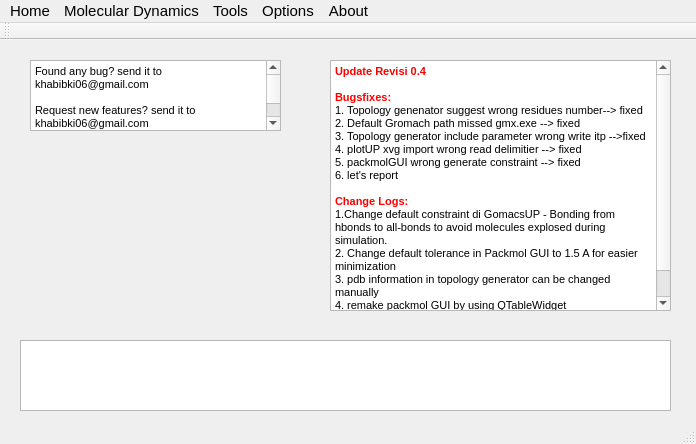
<?xml version="1.0" encoding="UTF-8"?>
<ui version="4.0">
 <class>GroUP</class>
 <widget class="QMainWindow" name="GroUP">
  <property name="geometry">
   <rect>
    <x>0</x>
    <y>0</y>
    <width>696</width>
    <height>444</height>
   </rect>
  </property>
  <property name="sizePolicy">
   <sizepolicy hsizetype="Fixed" vsizetype="Fixed">
    <horstretch>0</horstretch>
    <verstretch>0</verstretch>
   </sizepolicy>
  </property>
  <property name="windowTitle">
   <string>GroUP</string>
  </property>
  <widget class="QWidget" name="centralWidget">
   <widget class="QTextEdit" name="textEdit">
    <property name="enabled">
     <bool>true</bool>
    </property>
    <property name="geometry">
     <rect>
      <x>20</x>
      <y>300</y>
      <width>651</width>
      <height>71</height>
     </rect>
    </property>
    <property name="sizePolicy">
     <sizepolicy hsizetype="Preferred" vsizetype="Preferred">
      <horstretch>0</horstretch>
      <verstretch>0</verstretch>
     </sizepolicy>
    </property>
    <property name="readOnly">
     <bool>true</bool>
    </property>
   </widget>
   <widget class="QTextEdit" name="textEdit_2">
    <property name="enabled">
     <bool>true</bool>
    </property>
    <property name="geometry">
     <rect>
      <x>330</x>
      <y>20</y>
      <width>341</width>
      <height>251</height>
     </rect>
    </property>
    <property name="sizePolicy">
     <sizepolicy hsizetype="Preferred" vsizetype="Preferred">
      <horstretch>0</horstretch>
      <verstretch>0</verstretch>
     </sizepolicy>
    </property>
    <property name="readOnly">
     <bool>true</bool>
    </property>
    <property name="html">
     <string>&lt;!DOCTYPE HTML PUBLIC &quot;-//W3C//DTD HTML 4.0//EN&quot; &quot;http://www.w3.org/TR/REC-html40/strict.dtd&quot;&gt;
&lt;html&gt;&lt;head&gt;&lt;meta name=&quot;qrichtext&quot; content=&quot;1&quot; /&gt;&lt;style type=&quot;text/css&quot;&gt;
p, li { white-space: pre-wrap; }
&lt;/style&gt;&lt;/head&gt;&lt;body style=&quot; font-family:'MS Shell Dlg 2'; font-size:8.25pt; font-weight:400; font-style:normal;&quot;&gt;
&lt;p style=&quot; margin-top:0px; margin-bottom:0px; margin-left:0px; margin-right:0px; -qt-block-indent:0; text-indent:0px;&quot;&gt;&lt;span style=&quot; font-weight:600; color:#ff0000;&quot;&gt;Update Revisi 0.4&lt;/span&gt;&lt;/p&gt;
&lt;p style=&quot;-qt-paragraph-type:empty; margin-top:0px; margin-bottom:0px; margin-left:0px; margin-right:0px; -qt-block-indent:0; text-indent:0px;&quot;&gt;&lt;br /&gt;&lt;/p&gt;
&lt;p style=&quot; margin-top:0px; margin-bottom:0px; margin-left:0px; margin-right:0px; -qt-block-indent:0; text-indent:0px;&quot;&gt;&lt;span style=&quot; font-weight:600; color:#ff0000;&quot;&gt;Bugsfixes:&lt;/span&gt;&lt;/p&gt;
&lt;p style=&quot; margin-top:0px; margin-bottom:0px; margin-left:0px; margin-right:0px; -qt-block-indent:0; text-indent:0px;&quot;&gt;1. Topology genenator suggest wrong residues number--&amp;gt; fixed&lt;/p&gt;
&lt;p style=&quot; margin-top:0px; margin-bottom:0px; margin-left:0px; margin-right:0px; -qt-block-indent:0; text-indent:0px;&quot;&gt;2. Default Gromach path missed gmx.exe --&amp;gt; fixed&lt;/p&gt;
&lt;p style=&quot; margin-top:0px; margin-bottom:0px; margin-left:0px; margin-right:0px; -qt-block-indent:0; text-indent:0px;&quot;&gt;3. Topology generator include parameter wrong write itp --&amp;gt;fixed&lt;/p&gt;
&lt;p style=&quot; margin-top:0px; margin-bottom:0px; margin-left:0px; margin-right:0px; -qt-block-indent:0; text-indent:0px;&quot;&gt;4. plotUP xvg import wrong read delimitier --&amp;gt; fixed&lt;/p&gt;
&lt;p style=&quot; margin-top:0px; margin-bottom:0px; margin-left:0px; margin-right:0px; -qt-block-indent:0; text-indent:0px;&quot;&gt;5. packmolGUI wrong generate constraint --&amp;gt; fixed&lt;/p&gt;
&lt;p style=&quot; margin-top:0px; margin-bottom:0px; margin-left:0px; margin-right:0px; -qt-block-indent:0; text-indent:0px;&quot;&gt;6. let's report&lt;/p&gt;
&lt;p style=&quot;-qt-paragraph-type:empty; margin-top:0px; margin-bottom:0px; margin-left:0px; margin-right:0px; -qt-block-indent:0; text-indent:0px;&quot;&gt;&lt;br /&gt;&lt;/p&gt;
&lt;p style=&quot; margin-top:0px; margin-bottom:0px; margin-left:0px; margin-right:0px; -qt-block-indent:0; text-indent:0px;&quot;&gt;&lt;span style=&quot; font-weight:600; color:#ff0000;&quot;&gt;Change Logs:&lt;/span&gt;&lt;/p&gt;
&lt;p style=&quot; margin-top:0px; margin-bottom:0px; margin-left:0px; margin-right:0px; -qt-block-indent:0; text-indent:0px;&quot;&gt;1.Change default constraint di GomacsUP - Bonding from hbonds to all-bonds to avoid molecules explosed during simulation.&lt;/p&gt;
&lt;p style=&quot; margin-top:0px; margin-bottom:0px; margin-left:0px; margin-right:0px; -qt-block-indent:0; text-indent:0px;&quot;&gt;2. Change default tolerance in Packmol GUI to 1.5 A for easier minimization&lt;/p&gt;
&lt;p style=&quot; margin-top:0px; margin-bottom:0px; margin-left:0px; margin-right:0px; -qt-block-indent:0; text-indent:0px;&quot;&gt;3. pdb information in topology generator can be changed manually&lt;/p&gt;
&lt;p style=&quot; margin-top:0px; margin-bottom:0px; margin-left:0px; margin-right:0px; -qt-block-indent:0; text-indent:0px;&quot;&gt;4. remake packmol GUI by using QTableWidget&lt;/p&gt;
&lt;p style=&quot; margin-top:0px; margin-bottom:0px; margin-left:0px; margin-right:0px; -qt-block-indent:0; text-indent:0px;&quot;&gt;5. Builtin Text Editor&lt;/p&gt;
&lt;p style=&quot; margin-top:0px; margin-bottom:0px; margin-left:0px; margin-right:0px; -qt-block-indent:0; text-indent:0px;&quot;&gt;6. Many improvements in PlotUP.&lt;/p&gt;&lt;/body&gt;&lt;/html&gt;</string>
    </property>
   </widget>
   <widget class="QTextEdit" name="textEdit_3">
    <property name="geometry">
     <rect>
      <x>30</x>
      <y>20</y>
      <width>251</width>
      <height>71</height>
     </rect>
    </property>
    <property name="sizePolicy">
     <sizepolicy hsizetype="Preferred" vsizetype="Preferred">
      <horstretch>0</horstretch>
      <verstretch>0</verstretch>
     </sizepolicy>
    </property>
    <property name="readOnly">
     <bool>true</bool>
    </property>
    <property name="html">
     <string>&lt;!DOCTYPE HTML PUBLIC &quot;-//W3C//DTD HTML 4.0//EN&quot; &quot;http://www.w3.org/TR/REC-html40/strict.dtd&quot;&gt;
&lt;html&gt;&lt;head&gt;&lt;meta name=&quot;qrichtext&quot; content=&quot;1&quot; /&gt;&lt;style type=&quot;text/css&quot;&gt;
p, li { white-space: pre-wrap; }
&lt;/style&gt;&lt;/head&gt;&lt;body style=&quot; font-family:'MS Shell Dlg 2'; font-size:8.25pt; font-weight:400; font-style:normal;&quot;&gt;
&lt;p style=&quot; margin-top:0px; margin-bottom:0px; margin-left:0px; margin-right:0px; -qt-block-indent:0; text-indent:0px;&quot;&gt;Found any bug? send it to khabibki06@gmail.com&lt;/p&gt;
&lt;p style=&quot;-qt-paragraph-type:empty; margin-top:0px; margin-bottom:0px; margin-left:0px; margin-right:0px; -qt-block-indent:0; text-indent:0px;&quot;&gt;&lt;br /&gt;&lt;/p&gt;
&lt;p style=&quot; margin-top:0px; margin-bottom:0px; margin-left:0px; margin-right:0px; -qt-block-indent:0; text-indent:0px;&quot;&gt;Request new features? send it to khabibki06@gmail.com&lt;/p&gt;
&lt;p style=&quot;-qt-paragraph-type:empty; margin-top:0px; margin-bottom:0px; margin-left:0px; margin-right:0px; -qt-block-indent:0; text-indent:0px;&quot;&gt;&lt;br /&gt;&lt;/p&gt;
&lt;p style=&quot; margin-top:0px; margin-bottom:0px; margin-left:0px; margin-right:0px; -qt-block-indent:0; text-indent:0px;&quot;&gt;khabibki06&lt;/p&gt;&lt;/body&gt;&lt;/html&gt;</string>
    </property>
   </widget>
  </widget>
  <widget class="QMenuBar" name="menuBar">
   <property name="geometry">
    <rect>
     <x>0</x>
     <y>0</y>
     <width>696</width>
     <height>26</height>
    </rect>
   </property>
   <property name="font">
    <font>
     <pointsize>11</pointsize>
    </font>
   </property>
   <widget class="QMenu" name="menuHome">
    <property name="font">
     <font>
      <pointsize>12</pointsize>
     </font>
    </property>
    <property name="title">
     <string>Home</string>
    </property>
   </widget>
   <widget class="QMenu" name="menuSimulation">
    <property name="title">
     <string>Molecular Dynamics</string>
    </property>
    <widget class="QMenu" name="menuGROMACS">
     <property name="font">
      <font>
       <pointsize>10</pointsize>
      </font>
     </property>
     <property name="title">
      <string>GROMACS</string>
     </property>
     <addaction name="actionBiomolecules_Preparation"/>
     <addaction name="actionSimulation"/>
     <addaction name="actionAnalysis"/>
    </widget>
    <addaction name="menuGROMACS"/>
   </widget>
   <widget class="QMenu" name="menuTools">
    <property name="title">
     <string>Tools</string>
    </property>
    <addaction name="actionPackmol_GUI"/>
    <addaction name="actionPlotUP"/>
    <addaction name="actionTopology_Generator"/>
    <addaction name="actionTextEditor"/>
   </widget>
   <widget class="QMenu" name="menuOptions">
    <property name="font">
     <font>
      <pointsize>10</pointsize>
     </font>
    </property>
    <property name="title">
     <string>Options</string>
    </property>
    <addaction name="actionSetting"/>
   </widget>
   <widget class="QMenu" name="menuAbout">
    <property name="font">
     <font>
      <pointsize>10</pointsize>
     </font>
    </property>
    <property name="title">
     <string>About</string>
    </property>
    <addaction name="actionVersion"/>
   </widget>
   <addaction name="menuHome"/>
   <addaction name="menuSimulation"/>
   <addaction name="menuTools"/>
   <addaction name="menuOptions"/>
   <addaction name="menuAbout"/>
  </widget>
  <widget class="QToolBar" name="mainToolBar">
   <attribute name="toolBarArea">
    <enum>TopToolBarArea</enum>
   </attribute>
   <attribute name="toolBarBreak">
    <bool>false</bool>
   </attribute>
  </widget>
  <widget class="QStatusBar" name="statusBar"/>
  <action name="actionPlotUP">
   <property name="text">
    <string>PlotUP</string>
   </property>
   <property name="font">
    <font>
     <pointsize>10</pointsize>
    </font>
   </property>
  </action>
  <action name="actionPackmol_GUI">
   <property name="text">
    <string>Packmol GUI</string>
   </property>
   <property name="font">
    <font>
     <pointsize>10</pointsize>
    </font>
   </property>
  </action>
  <action name="actionBiomolecules_Preparation">
   <property name="text">
    <string>Biomolecules Preparation</string>
   </property>
   <property name="font">
    <font>
     <pointsize>10</pointsize>
    </font>
   </property>
  </action>
  <action name="actionSimulation">
   <property name="text">
    <string>Simulation</string>
   </property>
  </action>
  <action name="actionSetting">
   <property name="text">
    <string>Setting</string>
   </property>
  </action>
  <action name="actionAnalysis">
   <property name="text">
    <string>Analysis</string>
   </property>
  </action>
  <action name="actionVersion">
   <property name="text">
    <string>Version</string>
   </property>
  </action>
  <action name="actionTopology_Generator">
   <property name="text">
    <string>Topology Generator</string>
   </property>
  </action>
  <action name="actionTextEditor">
   <property name="text">
    <string>Text Editor</string>
   </property>
  </action>
 </widget>
 <layoutdefault spacing="6" margin="11"/>
 <resources/>
 <connections/>
</ui>
